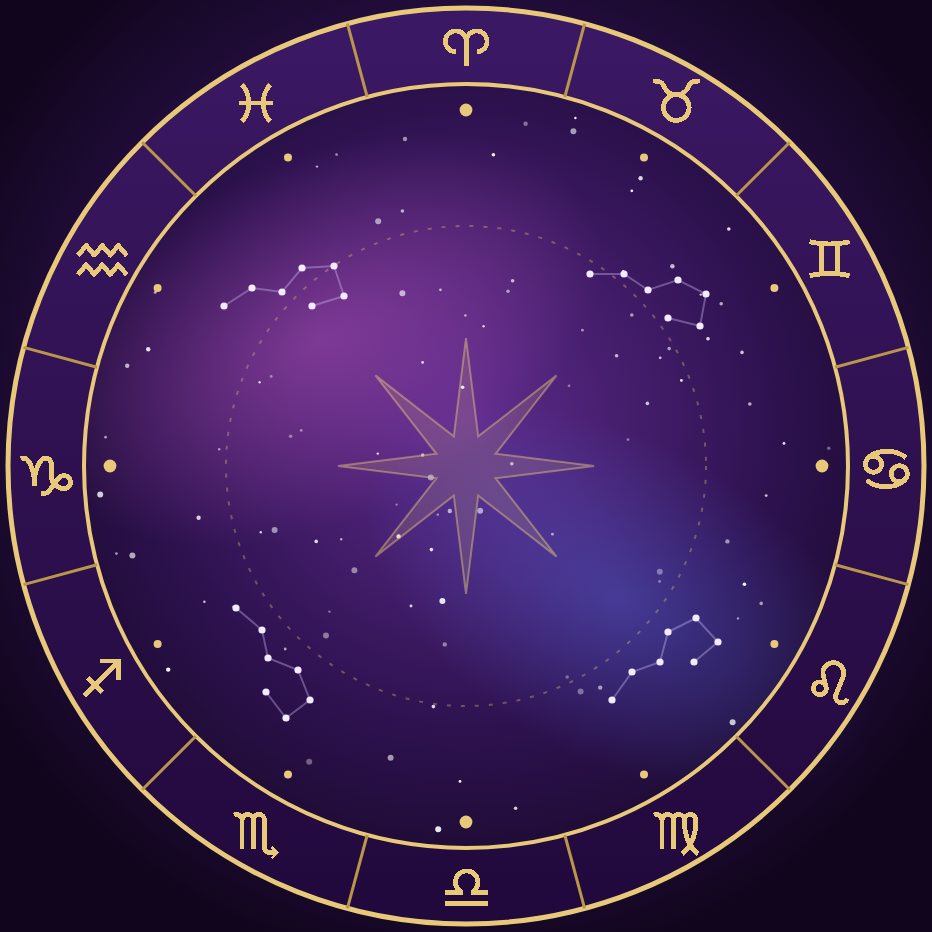
#> input picture gallery-extra/astrology/source/dial_big.png, 932 x 932 px
$ python make_astrology.py
#> lines starting #> are read from the running program, lines starting #| are printed output that depends on the picture
"""Draw the Astrology face's dial: a zodiac wheel on a purple starry sky.

    python gallery-extra/astrology/source/make_astrology.py

The 12 zodiac signs sit at the hour positions (Aries at 12) in a gold band; the
watch's fonts have no zodiac symbols, so the whole dial is one image, rendered from
SVG with Chrome (Segoe UI Symbol supplies the glyphs; U+FE0E keeps them as plain
symbols rather than colour emoji). Output: ../assets/astrology_dial.bin (RGB565).
"""
import math
import os
import random
import struct
import subprocess

from PIL import Image

HERE = os.path.dirname(os.path.abspath(__file__))
ASSETS = os.path.join(HERE, "..", "assets")
CHROME = r"C:\Program Files\Google\Chrome\Application\chrome.exe"
D, C = 466, 233
GOLD, GOLD_D = "#E8C97A", "#B8964A"
SIGNS = "\u2648\u2649\u264A\u264B\u264C\u264D\u264E\u264F\u2650\u2651\u2652\u2653"   # Aries .. Pisces


def pt(r, deg):
    a = math.radians(deg)
    return C + r * math.sin(a), C - r * math.cos(a)


def svg():
    rnd = random.Random(5)
    o = [f'<svg xmlns="http://www.w3.org/2000/svg" viewBox="0 0 {D} {D}" width="{D}" height="{D}">',
         '<defs>'
         '<radialGradient id="sky" cx="50%" cy="45%" r="60%"><stop offset="0" stop-color="#5E2B8C"/>'
         '<stop offset="0.55" stop-color="#2E1250"/><stop offset="1" stop-color="#10051C"/></radialGradient>'
         '<radialGradient id="neb1" cx="50%" cy="50%" r="50%"><stop offset="0" stop-color="#C45CC8" stop-opacity="0.45"/><stop offset="1" stop-color="#C45CC8" stop-opacity="0"/></radialGradient>'
         '<radialGradient id="neb2" cx="50%" cy="50%" r="50%"><stop offset="0" stop-color="#5B7CFF" stop-opacity="0.35"/><stop offset="1" stop-color="#5B7CFF" stop-opacity="0"/></radialGradient>'
         '<linearGradient id="band" x1="0" y1="0" x2="0" y2="1"><stop offset="0" stop-color="#3B1863"/><stop offset="1" stop-color="#22093D"/></linearGradient>'
         '</defs>',
         f'<rect width="{D}" height="{D}" fill="url(#sky)"/>',
         '<ellipse cx="160" cy="170" rx="150" ry="90" fill="url(#neb1)" transform="rotate(-25 160 170)"/>',
         '<ellipse cx="310" cy="300" rx="140" ry="80" fill="url(#neb2)" transform="rotate(30 310 300)"/>']
    for _ in range(170):  # stars
        x, y = rnd.uniform(0, D), rnd.uniform(0, D)
        if math.hypot(x - C, y - C) > 186:
            continue
        r = rnd.choice([0.6, 0.7, 0.9, 1.1, 1.5])
        o.append(f'<circle cx="{x:.1f}" cy="{y:.1f}" r="{r}" fill="#FFFFFF" opacity="{rnd.uniform(0.35, 0.95):.2f}"/>')
    # a few constellation-style figures, faint
    # small dipper-like star patterns, one in each quarter of the sky, clear of the centre
    shape = [(-30, 8), (-14, 2), (0, 6), (12, -4), (28, -2), (30, 14), (14, 16)]
    for q, rot in ((45, 20), (135, -35), (225, 60), (315, -10)):
        cx, cy = pt(132, q)
        a = math.radians(rot)
        pts = [(cx + x * math.cos(a) - y * math.sin(a), cy + x * math.sin(a) + y * math.cos(a)) for x, y in shape]
        o.append('<polyline points="%s" fill="none" stroke="#D9C8FF" stroke-opacity="0.35" stroke-width="1"/>' % " ".join(f"{x:.0f},{y:.0f}" for x, y in pts))
        o += [f'<circle cx="{x:.0f}" cy="{y:.0f}" r="1.8" fill="#F3EAFF"/>' for x, y in pts]
    # eight-pointed star in the middle, faint gold
    star = []
    for k in range(16):
        r = 64 if k % 2 == 0 else 16
        star.append("%.1f,%.1f" % pt(r, k * 22.5))
    o.append(f'<polygon points="{" ".join(star)}" fill="{GOLD}" fill-opacity="0.16" stroke="{GOLD}" stroke-opacity="0.45" stroke-width="1"/>')
    o.append(f'<circle cx="{C}" cy="{C}" r="120" fill="none" stroke="{GOLD}" stroke-opacity="0.35" stroke-width="1" stroke-dasharray="2 5"/>')
    # zodiac band
    o.append(f'<circle cx="{C}" cy="{C}" r="210" fill="none" stroke="url(#band)" stroke-width="38"/>')
    for r, w in ((229, 2.5), (191, 2)):
        o.append(f'<circle cx="{C}" cy="{C}" r="{r}" fill="none" stroke="{GOLD}" stroke-width="{w}"/>')
    for i in range(12):
        (x1, y1), (x2, y2) = pt(191, i * 30 + 15), pt(229, i * 30 + 15)
        o.append(f'<line x1="{x1:.1f}" y1="{y1:.1f}" x2="{x2:.1f}" y2="{y2:.1f}" stroke="{GOLD_D}" stroke-width="1.5"/>')
        gx, gy = pt(210, i * 30)
        o.append(f'<text x="{gx:.1f}" y="{gy:.1f}" font-family="Segoe UI Symbol" font-size="24" fill="{GOLD}" '
                 f'text-anchor="middle" dominant-baseline="central">{SIGNS[i]}&#xFE0E;</text>')
        dx, dy = pt(178, i * 30)  # hour dot just inside the band
        o.append(f'<circle cx="{dx:.1f}" cy="{dy:.1f}" r="{3.2 if i % 3 == 0 else 2}" fill="{GOLD}"/>')
    o.append("</svg>")
    return "".join(o)


def main():
    os.makedirs(ASSETS, exist_ok=True)
    open(os.path.join(HERE, "dial.svg"), "w", encoding="utf-8").write(svg())
    html = os.path.join(HERE, "render.html")
    open(html, "w").write('<!doctype html><html><body style="margin:0"><img src="dial.svg" style="display:block;width:932px;height:932px"></body></html>')
    png = os.path.join(HERE, "dial_big.png")
    subprocess.run([CHROME, "--headless=new", "--disable-gpu", "--hide-scrollbars", "--window-size=932,932",
                    f"--screenshot={png}", "file:///" + html.replace("\\", "/")], check=True, capture_output=True)
#> (this line was passed over: subprocess is not available in this run)
    im = Image.open(png).convert("RGB").resize((D, D), Image.LANCZOS)
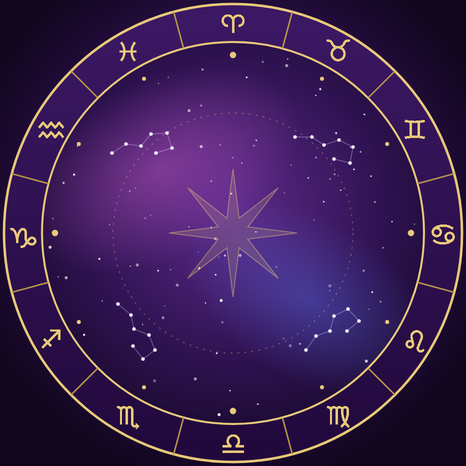
#> im: PIL image 466x466 RGB; mean R, G, B 57.7, 29.7, 82.8
    im.save(os.path.join(HERE, "dial.png"))
    data = bytearray()
    for r, g, b in im.get_flattened_data():
        data += struct.pack("<H", ((r >> 3) << 11) | ((g >> 2) << 5) | (b >> 3))
#> this loop made 0 passes
    open(os.path.join(ASSETS, "astrology_dial.bin"), "wb").write(struct.pack("<BBHHHHH", 0x19, 0x12, 0, D, D, D * 2, 0) + bytes(data))
    print("ok")


if __name__ == "__main__":
#> (the run stopped early here; a loop or call above may not have finished)
